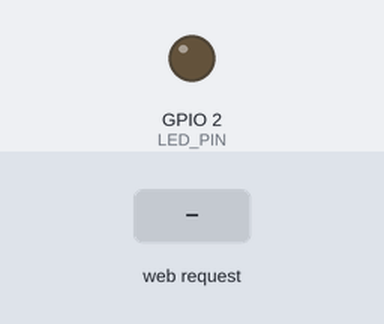
This sketch was run on a simulated ESP32. Parts: output pins drawn as LEDs (lit = HIGH). Inputs (shaded band) come from the test bench. WiFi joins after 1.5 s; servers stay silent unless stated; what the sketch prints to the serial monitor is not drawn.

Above: at 2.7 s.
2.8 s: HTTP request GET /set?bright=1 received
At 3.9 s:
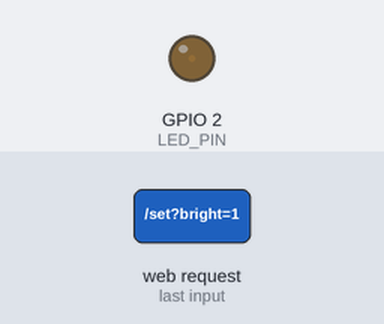
4.3 s: HTTP request GET /set?bright=120 received
At 5.1 s:
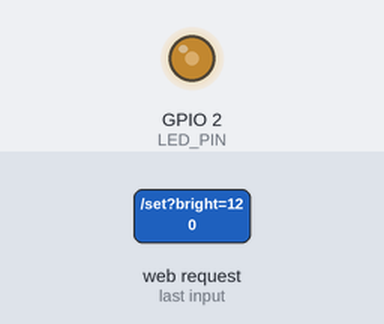
Timing chart, 0 to 7.3 s (numbered marks = the images above; inputs shaded):
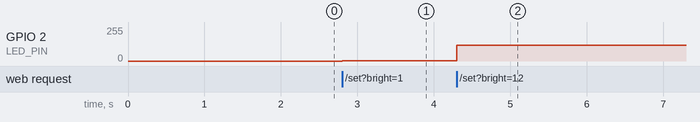

Measured:
- after the input at 2.8 s, GPIO 2 (LED_PIN): 0/255 → 1/255 at once
- after the input at 4.3 s, GPIO 2 (LED_PIN): 1/255 → 120/255 at once

The sketch:

webtiaoguangqi.ino
```cpp
#include <WiFi.h>
#include <WebServer.h>

const char* ssid = "Redmi";
const char* password = "17343998649";
const int LED_PIN = 2;

WebServer server(80);

int brightness = 0;

String makePage() {
  String html = R"rawliteral(
<!DOCTYPE html>
<html lang="zh-CN">
<head>
  <meta charset="UTF-8">
  <meta name="viewport" content="width=device-width, initial-scale=1.0">
  <title>实验2</title>
</head>
<body style="font-family:Arial; text-align:center; margin-top:50px;">
  <h1>第二部分：按钮控制 LED</h1>

  <h3>LED 亮度调节</h3>
  <input type="range" min="0" max="255" id="slider" style="width:300px;">
  <p>当前亮度：<span id="val">0</span></p >

  <script>
    const slider = document.getElementById('slider');
    const valueText = document.getElementById('val');

    slider.addEventListener('input', function() {
      valueText.textContent = this.value;
      fetch('/set?bright=' + this.value);
    });
  </script>
</body>
</html>
)rawliteral";
  return html;
}

void handleRoot() {
  server.send(200, "text/html; charset=UTF-8", makePage());
}

void handleSet() {
  if (server.hasArg("bright")) {
    brightness = server.arg("bright").toInt();
    if (brightness < 0) brightness = 0;
    if (brightness > 255) brightness = 255;
    analogWrite(LED_PIN, brightness);
  }
  server.send(200, "text/plain", "OK");
}

void setup() {
  Serial.begin(115200);
  pinMode(LED_PIN, OUTPUT);
  analogWrite(LED_PIN, 0);

  WiFi.begin(ssid, password);
  Serial.print("连接WiFi");
  while (WiFi.status() != WL_CONNECTED) {
    delay(500);
    Serial.print(".");
  }
  Serial.println("\n连接成功");
  Serial.print("访问地址: http://");
  Serial.println(WiFi.localIP());

  server.on("/", handleRoot);
  server.on("/set", handleSet);
  server.begin();
}

void loop() {
  server.handleClient();
}
```
